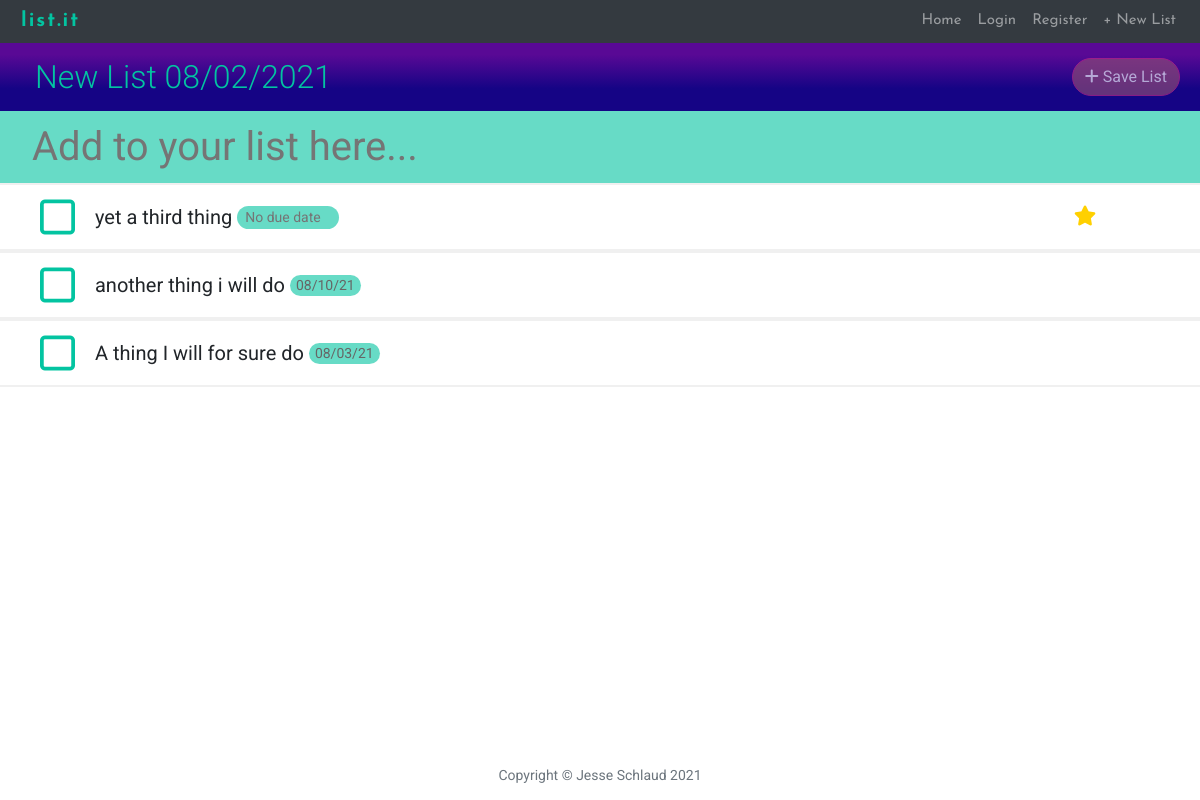
/5t2NZrz9eK, run on the app's committed database.
### main.py (models this page shows)
class List(db.Model):
    __tablename__ = "lists"
    id = db.Column(db.Integer, primary_key=True)
    url_key = db.Column(db.String(250), nullable=False, unique=True)
    name = db.Column(db.String(250), nullable=False)
    items = relationship("ListItem", back_populates="parent_list")
    user = relationship("User", back_populates="lists")
    user_id = db.Column(db.Integer, db.ForeignKey("users.id"))

class ListItem(db.Model):
    __tablename__ = "items"
    id = db.Column(db.Integer, primary_key=True)
    name = db.Column(db.String(250), nullable=False)
    due_date = db.Column(db.String(250), nullable=True)
    complete = db.Column(db.Boolean)
    star = db.Column(db.Boolean)
    parent_list = relationship("List", back_populates="items")
    list_id = db.Column(db.Integer, db.ForeignKey("lists.id"))

### main.py (the view)
@app.route("/<url_key>", methods=["GET", "POST"])
def home(url_key):
    list = List.query.filter_by(url_key=url_key).first()
    return render_template("newindex.html", list=list, url_key=url_key)

### main.py (called while the page is built)
@app.context_processor
def inject_now():
    return {'current_year': datetime.date.today().strftime("%Y")}

### templates/newindex.html (shortened to what this page needs)
{% include 'header.html' %}
<div id="listDisplay">
    <div class="item-align">
        <div id="listName" class="item-align">
            <form action="{{ url_for('new_name', url_key=list.url_key) }}" method="post">
                <h2 data-editable class="lnameh2">{{list.name}}</h2>
            </form>
        </div>
        <div align="right">
            {% if list.user_id %}
            {% elif not current_user.is_authenticated: %}
            <span class="d-inline-block" data-toggle="popover" data-trigger="hover"
                  data-content="Please login or register to save.">
                <a class="btn btn-primary disabled list-save" href="{{ url_for('save_list', url_key=list.url_key) }}">
                    <i class="fas fa-plus"></i> Save List
                </a>
            </span>
            {% endif %}
        </div>
    </div>
</div>
<div id="newItem">
    <form name="itemform" action="{{ url_for('new_item', url_key=list.url_key) }}" method="post">
        <input class="no_border" placeholder="Add to your list here..." name="item" maxlength="40">
    </form>
</div>
<ul class="list-group" id="listItems">
    {% for item in list.items: %}
    {% if item.star and not item.complete: %}
    <form action="{{ url_for('new_date', id=item.id, url_key=list.url_key) }}" class="date-form" method="post"
          autocomplete="off">
        <li class="list-group-item">
            <div class="item-align">
                <div>
                    <a href="{{ url_for('complete', url_key=list.url_key, id=item.id)}}">
                            <span class="change-check">
                            <i class="far fa-square check"></i>
                            </span>
                    </a>
                    <span class="name-date">
                        <p class="item-name">{{ item.name }}</p>                                {% if not item.due_date %}
                            <div class="date-border">
                                <input class="no_border" id="dueDate{{ item.id }}" name="due_date"
                                       placeholder="No due date " type="text"/>
                            </div>
                                {% else: %}
                            <div class="date-border">{{ item.due_date }}</div>
                                {% endif %}
                        </span>
                </div>
                <div align="right" class="desktop">
                    <div class="star" data-toggle="popover" data-trigger="hover" data-content="Un-star item"
                         data-placement="bottom">
                        <a href="{{ url_for('starred', url_key=list.url_key, id=item.id) }}">
                            <i class="fas fa-star"></i>
                        </a>
                    </div>
                </div>
            </div>
        </li>
    </form>
    {% endif %}
    {% endfor %}
    {% for item in list.items: %}
    {% if not item.complete and not item.star: %}
    <form action="{{ url_for('new_date', id=item.id, url_key=list.url_key) }}" class="date-form" method="post" autocomplete="off" id="dateForm">
        <li class="list-group-item">
            <div class="item-align">
                <div>
                    <a href="{{ url_for('complete', url_key=list.url_key, id=item.id)}}">
                            <span class="change-check">
                            <i class="far fa-square check"></i>
                            </span>
                    </a>
                    <span class="name-date">
                        <p class="item-name">{{ item.name }}</p>
                                {% if not item.due_date %}
                            <div class="date-border">
                                <input class="no_border" id="dueDate{{ item.id }}" name="due_date"
                                       placeholder="No due date" type="text"/>
                            </div>
                                <button class="btn btn-primary btn-sm hide-btn save-btn"
                                        type="submit">Save Date</button>
                                {% else: %}
                            <div class="date-border">{{ item.due_date }}</div>
                                {% endif %}
                        </span>
                </div>
            </div>
        </li>
    </form>
    {% endif %}
    {% endfor %}
</ul>
</div>
{% include 'footer.html' %}

### static/css/newstyle.css (style rules this page uses)
html, body { margin:0; padding:0; }
body { font-size: 20px; color: #212529; font-family: 'Roboto', sans-serif; }
p { line-height: 1.5; margin: 30px 0; }
h1, h2, h3, h4, h5, h6 { font-weight: 300; }
#listDisplay { color: white; position: relative; background: rgb(105,48,195); background: rgb(21,4,133); background: linear-gradient(0deg, rgba(21,4,133,1) 33%, rgba(89,9,149,1) 83%); padding: 15px 20px; }
#listDisplay form { margin-bottom:0; padding-left: 15px; }
#listDisplay h2 { margin-bottom:0; }
#newItem { padding-top: 10px; position: relative; padding: 5px 20px; background-color: rgba(3,196,161,0.60); }
#newItem input { border-top-style: hidden; border-right-style: hidden; border-left-style: hidden; border-bottom-style: hidden; background-color: transparent; width: 100% }
@media only screen and (min-width: 651px) { #newItem input { font-size: 40px; } }
#newItem form { padding-left: 10px; margin: 0; }
#listItems { margin-bottom: 80px; }
#listItems a, a:hover, a:focus, a:active { text-decoration: none; color: inherit; }
#listItems i { vertical-align: middle; }
.list-group-item { padding: .75rem 2.5rem; }
#listItems form { margin: 0; }
.item-name { display: inline; }
#listItems input { border-top-style: hidden; border-right-style: hidden; border-left-style: hidden; border-bottom-style: hidden; background-color: white; font-size: 1em; color: #C62A88; background-color: transparent; }
.name-date { margin-left: 15px; }
.name-date p { display: inline-block; margin-top: 0px; margin-bottom: 0px; white-space: nowrap; text-overflow: ellipsis; overflow: hidden; max-width: 35ch; vertical-align: middle; }
.date-border { display: inline-block; border-radius: 20px; background-color: rgba(3,196,161,0.60); color: #666666; padding: 0 6px; font-size: .7em; }
.change-check { color: #03C4A1; }
.item-align { display: flex; justify-content: space-between; }
.star { display: inline-block; vertical-align: middle; margin-top: 5px; margin-right: 20px; color: #ffd000; }
.date-form .list-group-item { border-style: solid none; border-color: #f0f0f0; border-width: 2px; }
.login label, h2 { color: #03C4A1; }
.btn-primary { color: #C62A88; background: transparent; border-color: #C62A88; border-radius: 20px; }
.btn-primary.disabled, .btn-primary:disabled { color: white; background-color: #914d76; border-color: #C62A88; }
@media only screen and (min-width: 651px) { .check { font-size: 2em; } }
@media only screen and (min-width: 651px) { .name-date { font-size: 1em; } }
@media only screen and (min-width: 651px) { #listItems input { width: 90px; } }
@media only screen and (min-width: 651px) { .desktop { display: inline; } }
@media only screen and (min-width: 651px) { .list-save { display: inline-block; } }

### data on the page
List: name "New List 08/02/2021"
ListItem: name "yet a third thing"
ListItem: name "another thing i will do", due_date "08/10/21"
ListItem: name "A thing I will for sure do", due_date "08/03/21"
